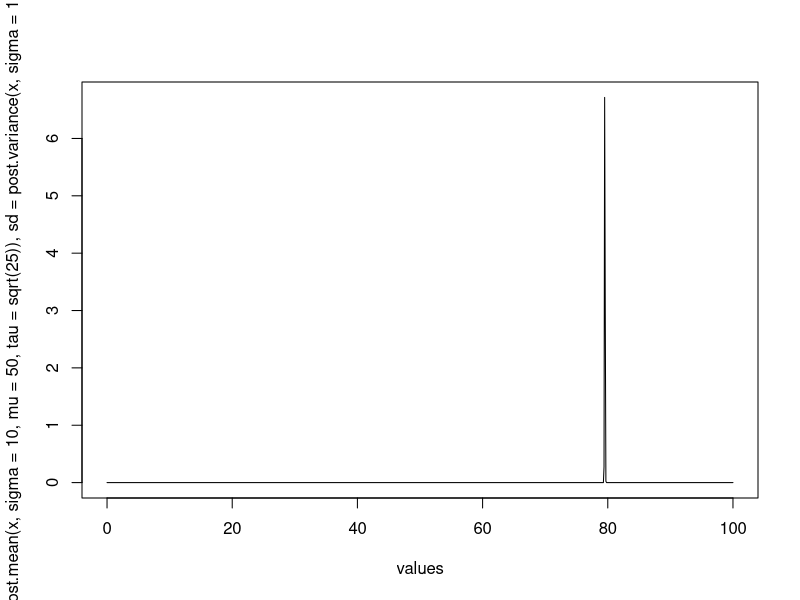
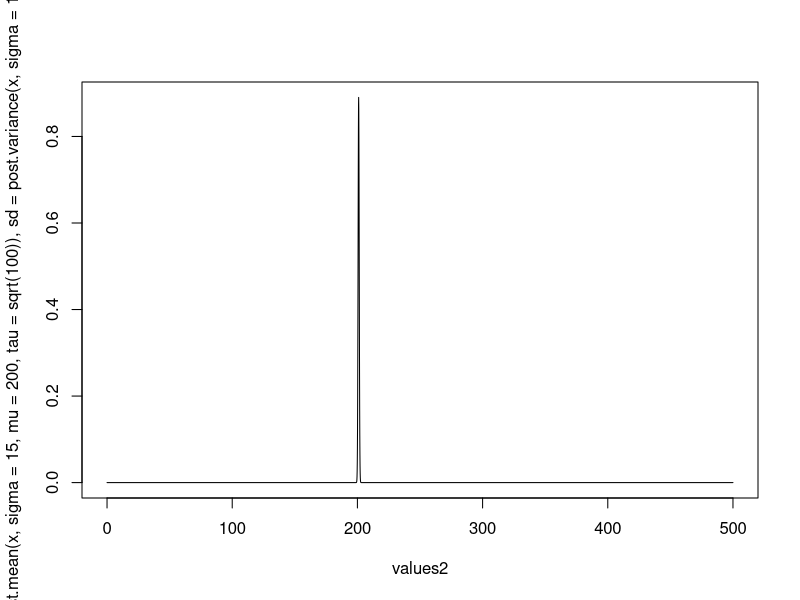
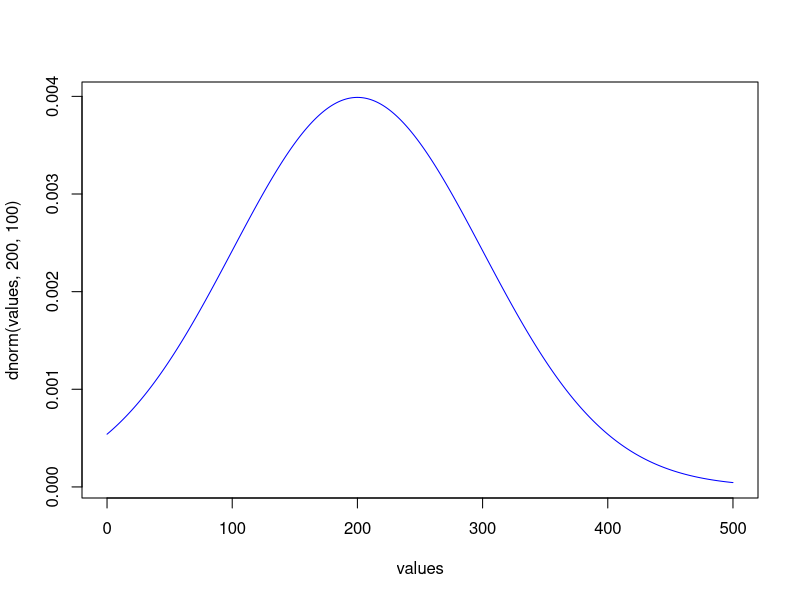
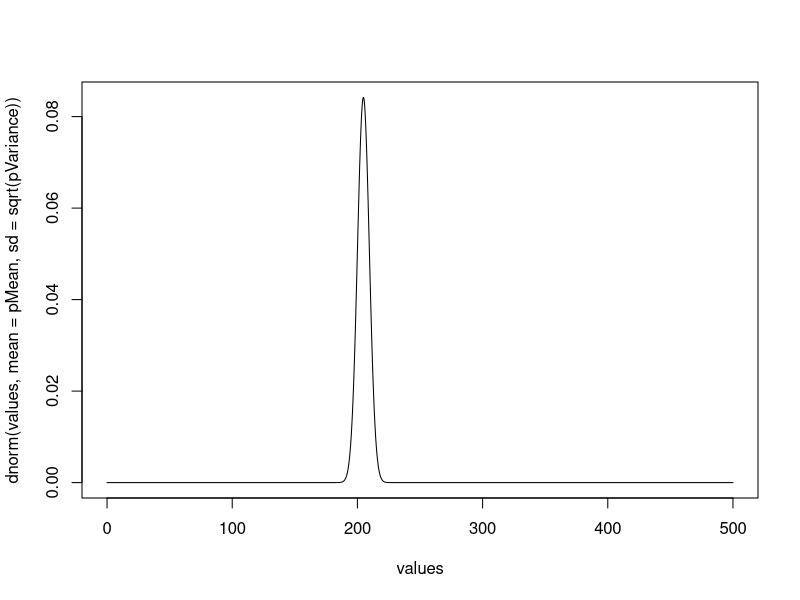
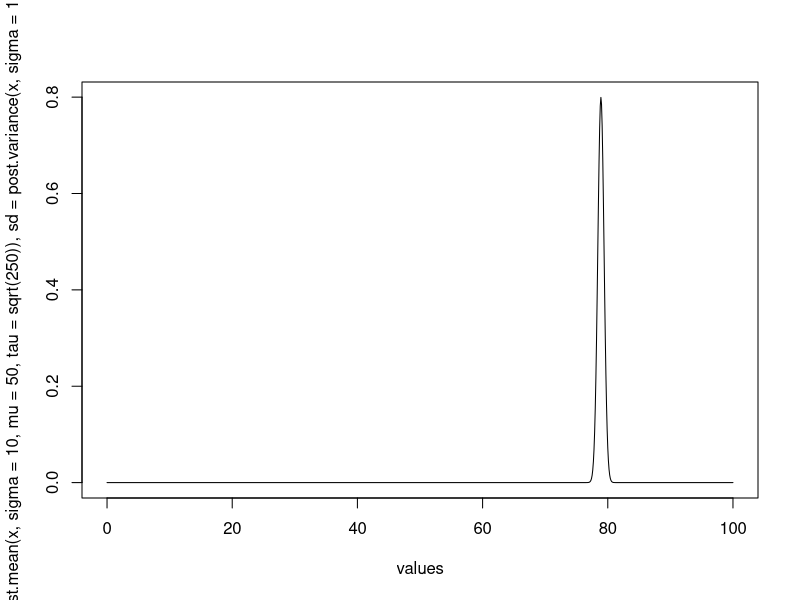
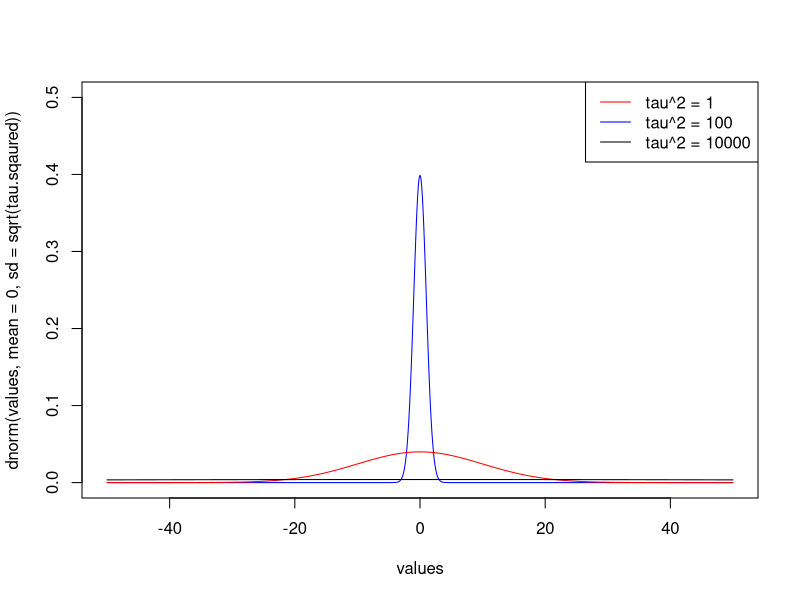
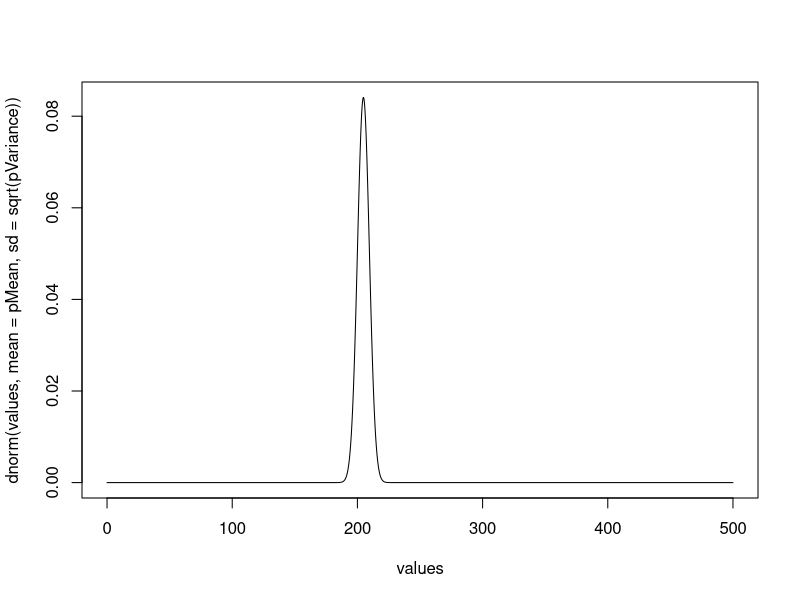

R code for these plots, in order:
# posterior mean
posterior_mean = function(x, sigma, mu, tau){
  mu_post = ((length(x)/(sigma*sigma))*mean(x) + (1/(tau*tau))) / ((length(x)/(sigma*sigma)) + (1/(tau*tau)))
    
  return(mu_post)
}


n = 10
m = 100
tau_dev = 10
mu_priori = 5
sigma_priori = 6

priori_dist = rnorm(n, mean=mu_priori, sd=tau_dev)


x = rnorm(m, mean = posterior_mean(priori_dist, sigma_priori, mu_priori, tau_dev), sd = sigma_priori)

# posterior variance
posterior_variance = function(x, sigma, mu, tau){
  posterior_var = 1 / ( (length(x)/(sigma*sigma)) + (1/(tau*tau)))
  
  return(posterior_var)
}



# 1.2
n_1 = 2




##############################

#####################
##### Exercise 1 #####
#####################



post.mean = function(x,
                     sigma, # Known standard deviation
                     mu, # Prior mean
                     tau){ # Prior standard deviation
  n = length(x)
  a = n/sigma^2
  b = 1/tau^2
  mu.hat = (a * mean(x) + b * mu)/(a+b)
  return(mu.hat)
}



post.variance = function(x,
                         sigma,
                         mu,
                         tau){
  n = length(x)
  a = n/sigma^2
  b = 1/tau^2
  sigma.squared.hat = (a+b)^-1
  return(sigma.squared.hat )
}


#####################
##### Exercise 2 #####
#####################



n = 2000
x = rnorm(n, mean = 80, sd = 10)
values = seq(0,100,0.1)
plot(values, dnorm(values,
                   mean = post.mean(x, sigma = 10, mu = 50, tau = sqrt(25)),
                   sd = post.variance(x, sigma = 10, mu = 50, tau = sqrt(25))),
     type = "l")



#####################
##### Exercise 3 #####
#####################

sigma_val = 15
n = 500
x = rnorm(n, mean = 200, sd = 100)
values = c(185, 200, 225, 208, 194, 217, 220, 203, 206, 190)
values2 = seq(0, 500, 0.1)
plot(values2, dnorm(values2,
                    mean = post.mean(x, sigma = 15, mu = 200, tau = sqrt(100)),
                    sd = post.variance(x, sigma = 15, mu = 200, tau = sqrt(100))),
     type = "l")


1-pnorm(200, mean=post.mean(x, sigma = 15, mu = 200, tau = 100), sqrt(post.variance(x, sigma = 15, mu = 200, tau = 100)))


##### Prof sol.

#####################
##### Exercise 3#####
#####################
values = seq(0,500,0.1)
plot(values, dnorm(values, 200, 100), type = "l", col = "blue") # Prior density



x=c(185,200,225,208,194,217,220,203,206,190)
pMean = post.mean(x, sigma = 15, mu = 200, tau = 100) # Posterior mean
pVariance = post.variance(x, sigma = 15, mu = 200, tau = 100) # Posterior variance
plot(values, dnorm(values,
                   mean = pMean,
                   sd = sqrt(pVariance)),type = "l")



1-pnorm(200, pMean, sqrt(pVariance)) # Probability unsafe to swim


######################

### Ex. 4

n = 200
x = rnorm(n, mean = 80, sd = 100)
values = seq(0,100,0.1)
plot(values, dnorm(values,
                   mean = post.mean(x, sigma = 10, mu = 50, tau = sqrt(250)),
                   sd = post.variance(x, sigma = 10, mu = 50, tau = sqrt(250))),
     type = "l")

line(values, dnorm(values,
                   mean = post.mean(x, sigma = 10, mu = 50, tau = sqrt(2500)),
                   sd = post.variance(x, sigma = 10, mu = 50, tau = sqrt(2500))))


### prof solution

#####################
##### Exercise 4#####
#####################



# Convergence to improper prior
tau.sqaured = 1
values = seq(-50,50,0.1)
plot(values, dnorm(values,
                   mean = 0,
                   sd = sqrt(tau.sqaured)),
     type = "l",
     col = "blue",
     ylim = c(0,0.5))
tau.sqaured = 100
lines(values, dnorm(values,
                    mean = 0,
                    sd = sqrt(tau.sqaured)),
      type = "l",
      col = "red",
      ylim = c(0,0.5))
tau.sqaured = 10000
lines(values, dnorm(values,
                    mean = 0,
                    sd = sqrt(tau.sqaured)),
      type = "l",
      col = "black",
      ylim = c(0,0.5))
legend("topright", legend=c("tau^2 = 1", "tau^2 = 100", "tau^2 = 10000"),
       col=c("red", "blue", "black"), lty=1)



# 1.3 with improper prior
x=c(185,200,225,208,194,217,220,203,206,190)
pMean = mean(x) # Posterior mean
pVariance = 15^2/length(x) # Posterior variance
values = seq(0,500,0.1)
plot(values, dnorm(values,
                   mean = pMean,
                   sd = sqrt(pVariance)),type = "l")



1-pnorm(200, pMean, sqrt(pVariance)) # Probability unsafe to swim

